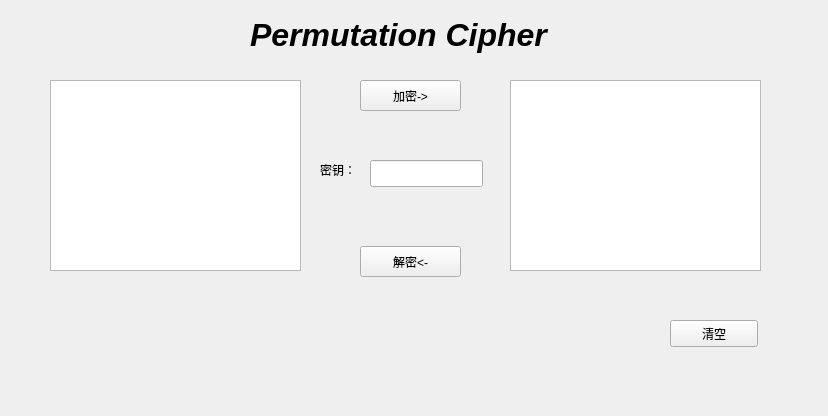
<?xml version="1.0" encoding="UTF-8"?>
<ui version="4.0">
 <class>Permutation</class>
 <widget class="QWidget" name="Permutation">
  <property name="geometry">
   <rect>
    <x>0</x>
    <y>0</y>
    <width>828</width>
    <height>416</height>
   </rect>
  </property>
  <property name="windowTitle">
   <string>Form</string>
  </property>
  <widget class="QLabel" name="label">
   <property name="geometry">
    <rect>
     <x>250</x>
     <y>10</y>
     <width>321</width>
     <height>51</height>
    </rect>
   </property>
   <property name="text">
    <string>&lt;html&gt;&lt;head/&gt;&lt;body&gt;&lt;p&gt;&lt;span style=&quot; font-size:24pt; font-weight:600; font-style:italic;&quot;&gt;Permutation Cipher&lt;/span&gt;&lt;/p&gt;&lt;/body&gt;&lt;/html&gt;</string>
   </property>
  </widget>
  <widget class="QTextEdit" name="plaintext_edit">
   <property name="geometry">
    <rect>
     <x>50</x>
     <y>80</y>
     <width>251</width>
     <height>191</height>
    </rect>
   </property>
   <property name="styleSheet">
    <string notr="true">font: 14pt &quot;Cantarell&quot;;</string>
   </property>
  </widget>
  <widget class="QTextEdit" name="ciphertext_edit">
   <property name="geometry">
    <rect>
     <x>510</x>
     <y>80</y>
     <width>251</width>
     <height>191</height>
    </rect>
   </property>
   <property name="styleSheet">
    <string notr="true">font: 14pt &quot;Cantarell&quot;;</string>
   </property>
  </widget>
  <widget class="QPushButton" name="pushButton">
   <property name="geometry">
    <rect>
     <x>360</x>
     <y>80</y>
     <width>101</width>
     <height>31</height>
    </rect>
   </property>
   <property name="text">
    <string>加密-&gt;</string>
   </property>
  </widget>
  <widget class="QPushButton" name="pushButton_2">
   <property name="geometry">
    <rect>
     <x>360</x>
     <y>246</y>
     <width>101</width>
     <height>31</height>
    </rect>
   </property>
   <property name="text">
    <string>解密&lt;-</string>
   </property>
  </widget>
  <widget class="QLineEdit" name="keyword_line">
   <property name="geometry">
    <rect>
     <x>370</x>
     <y>160</y>
     <width>113</width>
     <height>27</height>
    </rect>
   </property>
  </widget>
  <widget class="QLabel" name="label_2">
   <property name="geometry">
    <rect>
     <x>320</x>
     <y>160</y>
     <width>41</width>
     <height>19</height>
    </rect>
   </property>
   <property name="styleSheet">
    <string notr="true">font: 12pt &quot;Cantarell&quot;;</string>
   </property>
   <property name="text">
    <string>密钥：</string>
   </property>
  </widget>
  <widget class="QPushButton" name="pushButton_3">
   <property name="geometry">
    <rect>
     <x>670</x>
     <y>320</y>
     <width>88</width>
     <height>27</height>
    </rect>
   </property>
   <property name="text">
    <string>清空</string>
   </property>
  </widget>
 </widget>
 <resources/>
 <connections/>
</ui>
